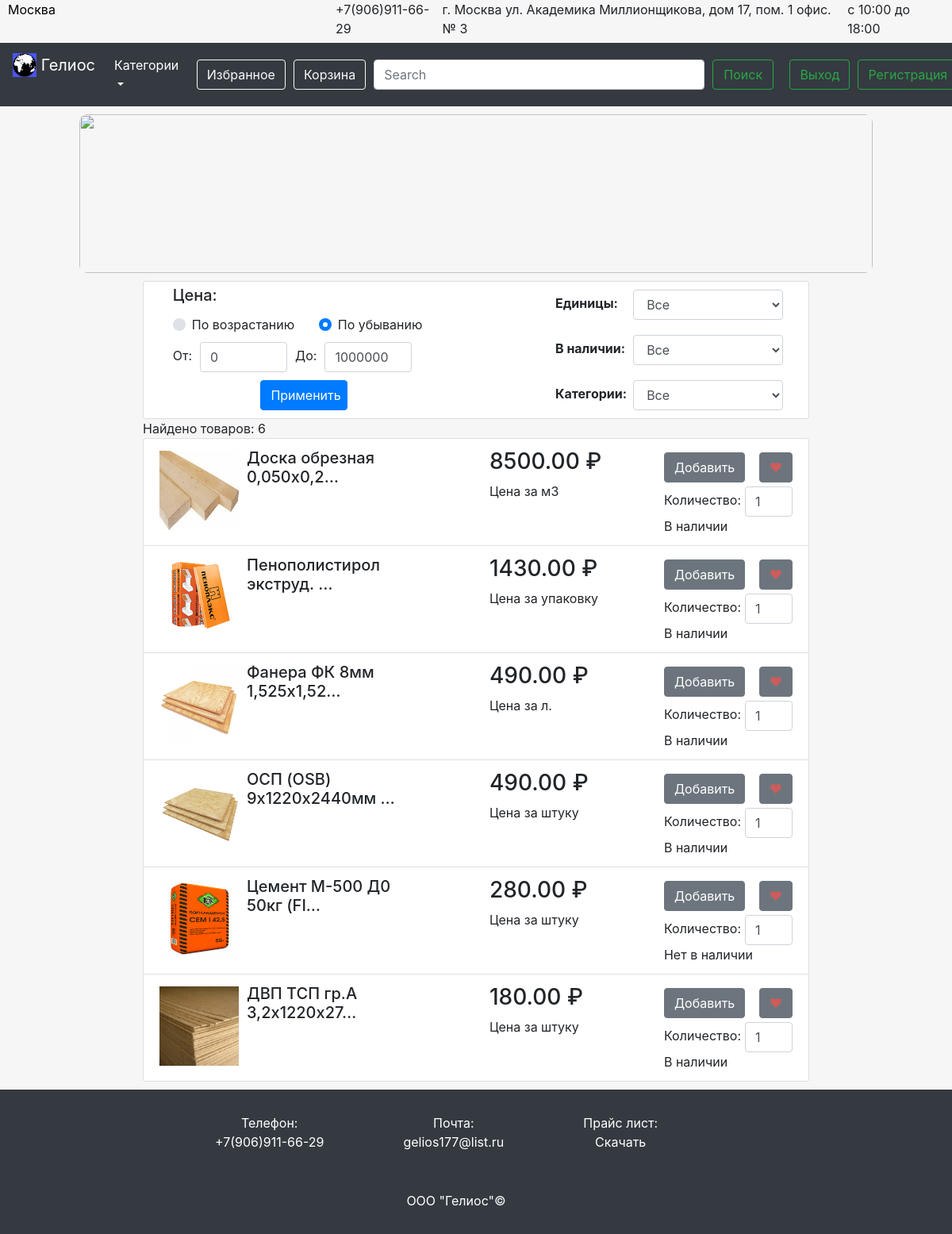
Page /search (signed in) on the committed database.
### product/models.py (models this page shows, shortened)
class Product(models.Model):
    name = models.CharField(max_length=100, blank=True, null=True, default=None)
    price = models.DecimalField(max_digits=10, decimal_places=2, default=0)
    price_per_some = models.ForeignKey(PricePerSome, blank=True, null=True, default=None)
    characteristic = models.TextField(blank=True, null=True, default=None)
    description = models.TextField(blank=True, null=True, default=None)
    category = models.ForeignKey(Category, blank=True, null=True, default=None)
    image = models.ImageField(upload_to='product_images\\')
    is_active = models.BooleanField(default=True)
    is_main = models.BooleanField(default=False)
    created = models.DateTimeField(auto_now_add=True, auto_now=False)
    updated = models.DateTimeField(auto_now_add=False,auto_now=True)
    class Meta:
        verbose_name = 'Товар'
        verbose_name_plural = 'Товары'

class PricePerSome(models.Model):
    name = models.CharField(max_length=100, blank=True, null=True, default=None)
    created = models.TimeField(auto_now_add=True, auto_now=False)
    updated = models.TimeField(auto_now_add=False, auto_now=True)
    def __str__(self):
        return 'Цена за ' + self.name
    class Meta:
        verbose_name = 'Цена за ...'
        verbose_name_plural = 'Цены за ...'

### search/views.py (the view)
# urls.py: url(r'^', include('search.urls')),
def search(request, filter_categories='Все'):
    is_login = request.user.is_authenticated()
    user_name = request.user.username
    session_key = request.session.session_key
    if not session_key:
        request.session.cycle_key()
    if not is_login:
        user_name = session_key
        try:
            UserData.objects.get(owner_name=user_name)
        except:
            UserData.objects.create(owner_name=user_name, liked_data='', order_data='')
    text_search = ''
    filter_price_from = 0
    filter_price_to = 10**6
    filter_per_some = 'Все'
    filter_is_exist = 'Все'
    filter_sort_by = 'filterRadioDown'
    if request.method == 'POST':
        if 'search_butt' in request.POST:
            search_form = SearchForm(request.POST)
            if search_form.is_valid():
                text_search = search_form.cleaned_data['text_search']
            filter_form = FilterForm()
        elif 'filter_butt' in request.POST:
            filter_form = FilterForm(request.POST)
            filter_form.fields['filter_sort_by'].label = 'filterRadioDown'
            if filter_form.is_valid():
                filter_sort_by = request.POST.get('filterRadio')
                filter_per_some = request.POST.get('filter_per_some')
                filter_price_from = filter_form.cleaned_data['filter_price_from']
                filter_price_to = filter_form.cleaned_data['filter_price_to']
                filter_is_exist = request.POST.get('filter_is_exist')
                filter_categories = request.POST.get('filter_categories')
                text_search = filter_form.cleaned_data['text_search']
            search_form = SearchForm()
    else:
        search_form = SearchForm()
        filter_form = FilterForm()
    products = Product.objects.all()
    searched = []
    for product in products:
        if (text_search in product.name or text_search in product.description or text_search in product.characteristic
           or text_search in product.category.name or text_search in product.price_per_some.name
           or text_search in str(product.price)):
            if filter_price_from <= product.price <= filter_price_to:
                if product.price_per_some.name == filter_per_some[3:] or filter_per_some == 'Все':
                    if ((product.is_active and filter_is_exist == 'Есть')
                       or (not product.is_active and filter_is_exist == 'Нет') or (filter_is_exist == 'Все')):
                        if product.category.name == filter_categories or filter_categories == 'Все':
                            searched.append(product)
    searched.sort(key=lambda elem: elem.price, reverse=(filter_sort_by == 'filterRadioDown'))
    len_prods = len(searched)
    return render(request, 'search.html', locals())

### search/forms.py
class SearchForm(forms.Form):
    text_search = forms.CharField(max_length=100, required=False)

class FilterForm(forms.Form):
    choices_for_sort_by = [('filterRadioUp', 'filterRadioUp'), ('filterRadioDown', 'filterRadioDown')]
    choices_for_per_some = [('За ' + elem.name, 'За ' + elem.name) for elem in PricePerSome.objects.all()]
    choices_for_per_some.append(('Все', 'Все'))
    choices_for_exist = [('Все', 'Все'), ('Есть', 'Есть'), ('Нет', 'Нет')]
    choices_for_categories = [(elem.name, elem.name) for elem in Category.objects.all()]
    choices_for_categories.append(('Все', 'Все'))
    filter_sort_by = forms.ChoiceField(choices=choices_for_sort_by, widget=forms.RadioSelect(), required=False, initial='filterRadioDown')
    filter_price_from = forms.IntegerField(required=False)
    filter_price_to = forms.IntegerField(required=False)
    filter_per_some = forms.ChoiceField(choices=choices_for_per_some, required=False, initial='Все')
    filter_is_exist = forms.ChoiceField(choices=choices_for_exist, required=False, initial='Все')
    filter_categories = forms.ChoiceField(choices=choices_for_categories, required=False, initial='Все')
    text_search = forms.CharField(max_length=100, required=False)

### filters/templatetags/categ_items.py (called while the page is built)
@register.inclusion_tag('categ_items.html', takes_context=True)
def categ_items(context):
    items = Category.objects.all()
    res = [elem.name for elem in items]
    return {'cat_items': res}

### filters/templatetags/per_some.py (called while the page is built)
@register.inclusion_tag('per_some_elems.html', takes_context=True)
def per_some_elems(context):
    items = PricePerSome.objects.all()
    res = ['За ' + elem.name for elem in items]
    return {'per_some_items': res}

### nav/templatetags/nav_items.py (called while the page is built)
@register.inclusion_tag('dropdown.html', takes_context=True)
def dropdown(context):
    res = []
    for elem in Category.objects.all():
        url = '_'.join(elem.name.split(' '))
        res.append([elem.name, url])
    return {'items': res}

### templates/search.html (shortened to what this page needs)
{% extends 'base.html' %}
{% load static %}
{% block content %}
  {% include 'filters.html' %}
  <div id="cat-container">
    {% if len_prods %}
      <div>Найдено товаров: {{ len_prods }}</div>
      <ul class="list-group">
        {% for product in searched %}
          <li class="list-group-item">
            <div id="cat-prod-container">
              <div id="cat-prod-left">
                <a href="{% url 'product' product.id %}">
                  <img src="../../static/media/{{ product.image }}" id="best-product-image">
                </a>
                <h5>{{ product.name|truncatechars_html:25 }}</h5>
              </div>
              <div id="cat-prod-right">
                <div id="cat-prod-right-left">
                  <h3 id="best-product-price">{{ product.price }} &#8381</h3>
                  <div id="best-price-per-one">{{ product.price_per_some }}</div>
                </div>
                <div id="cat-prod-right-right">
                  <div id="cat-btn-cont">
                    <button type="button" class="btn btn-secondary to-order-butt {{ product.id }}-to-hide-btn"
                              data-product_id = "{{ product.id }}"
                              data-is_delete = "false"
                              data-loc = "main"
                    >Добавить</button>
                    <form class="product-liked-form" action="{% url 'update_favorites' %}">
                      <button class="btn btn-secondary like-butt {{ product.id }}-to-hide-like" id="like-butt"
                              data-product_id = "{{ product.id }}"
                              data-is_delete="false"
                              data-loc="main"
                      >&#10084;</button>
                    </form>
                  </div>
                  <form id="cat-prod-form" class="product-stuff-cont" action="{% url 'update_order' %}">
                    <div class="label-input-controlled">Количество:</div>
                    <input class="form-control {{ product.id }}-product-input" type="number" id="count-of-best-product"
                           min="0" max="1000000" value="1" placeholder="0">
                  </form>
                  {% if product.is_active%}
                    <div>В наличии</div>
                  {% else %}
                    <div>Нет в наличии</div>
                  {% endif %}
                </div>
              </div>
            </div>
          </li>
        {% endfor %}
      </ul>
    {% else %}
      <div id="zero-found">
        <p>Ничего не найдено</p>
      </div>
    {% endif %}
  </div>
  <div id="cat-vacuum"></div>
{% endblock %}

### static/css/base.css (style rules this page uses)
.label-input-controlled { margin-top: 5px; }
#best-product-image { width: 100%; height: 250px; margin-top: 3px; }
#best-product-price { width: 200px; }
#cat-vacuum { height: 10px; }
#cat-container { width: 70%; margin: auto; }
#cat-prod-container { display: flex; flex-direction: row; justify-content: space-between; }
#cat-prod-left { display: flex; flex-direction: row; justify-content: flex-start; }
#cat-prod-left img { width: 100px; height: 100px; }
#cat-prod-left h5 { width: 50%; margin-left: 10px; }
#like-butt { color: transparent; text-shadow: 0 0 0 indianred; }
#cat-prod-right { display: flex; flex-direction: row; justify-content: flex-start; }
#cat-prod-right-left { display: flex; flex-direction: column; margin-right: 20px; }
#cat-prod-right-right { display: flex; flex-direction: column; }
#cat-btn-cont { display: flex; flex-direction: row; justify-content: space-between; margin-top: 5px; }
#cat-prod-form { display: flex; flex-direction: row; justify-content: flex-start; margin-top: 5px; }
#cat-prod-form input { width: 60px; margin-left: 5px; }

### rows in the picture
Product: image (picture), name "Доска обрезная 0,050х0,2…", price "8500.00", price_per_some "Цена за м3", is_active "В наличии"
Product: image (picture), name "Пенополистирол экструд. …", price "1430.00", price_per_some "Цена за упаковку", is_active "В наличии"
Product: image (picture), name "Фанера ФК 8мм 1,525х1,52…", price "490.00", price_per_some "Цена за л.", is_active "В наличии"
Product: image (picture), name "ОСП (OSB) 9х1220х2440мм …", price "490.00", price_per_some "Цена за штуку", is_active "В наличии"
Product: image (picture), name "Цемент М-500 Д0 50кг (FI…", price "280.00", price_per_some "Цена за штуку", is_active "Нет в наличии"
Product: image (picture), name "ДВП ТСП гр.А 3,2х1220х27…", price "180.00", price_per_some "Цена за штуку", is_active "В наличии"

### other values in the picture
{{ len_prods }} "6"
